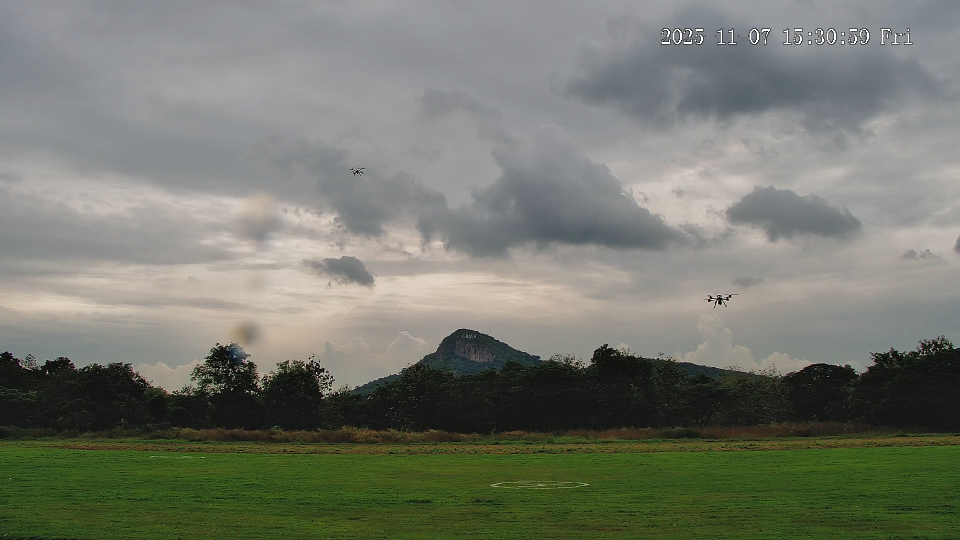
#> input picture P2_DATA_TEST/img_0003.jpg, 1920 x 1080 px (shown at 1/2 size)
$ python -i video_processing.py   (imports and definitions only)
#> lines starting #> are read from the running program, lines starting #| are printed output that depends on the picture; after the words box and inside, x2 and y2 are one past the last pixel; in counts of white or black regions, pixels touching at a corner belong together
import cv2
import numpy as np


class VideoProcessor:
    """Class สำหรับประมวลผลวิดีโอ"""

    # [182 lines left out: functions __init__, reset, process_frame, not called in this run]


def image_process_drone(img_path, CSV=False, visual=True, dil=False, DEBUG=False, bgr=(0,0,255), DETECT=False):
#> called with img_path = 'P2_DATA_TEST/img_0003.jpg', CSV = False, visual = True, dil = False, DEBUG = False, bgr = (0, 0, 255), DETECT = False
    vids_frame = []

    if not img_path:
        raise ValueError("No path")

    image = cv2.imread(img_path, cv2.IMREAD_COLOR)
#> image is the input picture: shape (1080, 1920, 3); mean B, G, R 109.1, 120.1, 116.6
    if image is None:
        print("Error + ", img_path)
        raise RuntimeError("No image")

    # Convert to grayscale
    img = cv2.cvtColor(image, cv2.COLOR_BGR2GRAY)
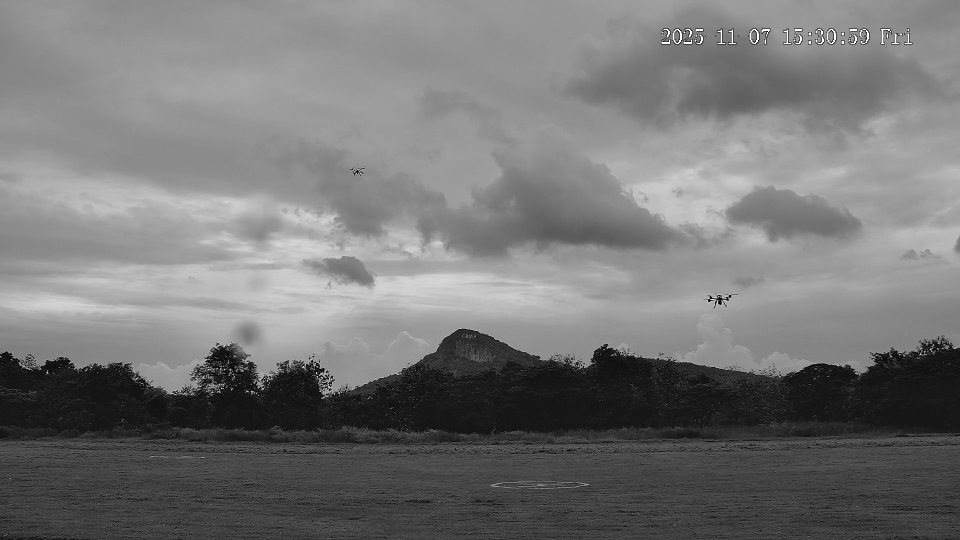
#> img: shape (1080, 1920) (shown at 1/2 size); min 0, max 255, mean 117.8

    ret1, th1 = cv2.threshold(img, 40, 255, cv2.THRESH_BINARY)
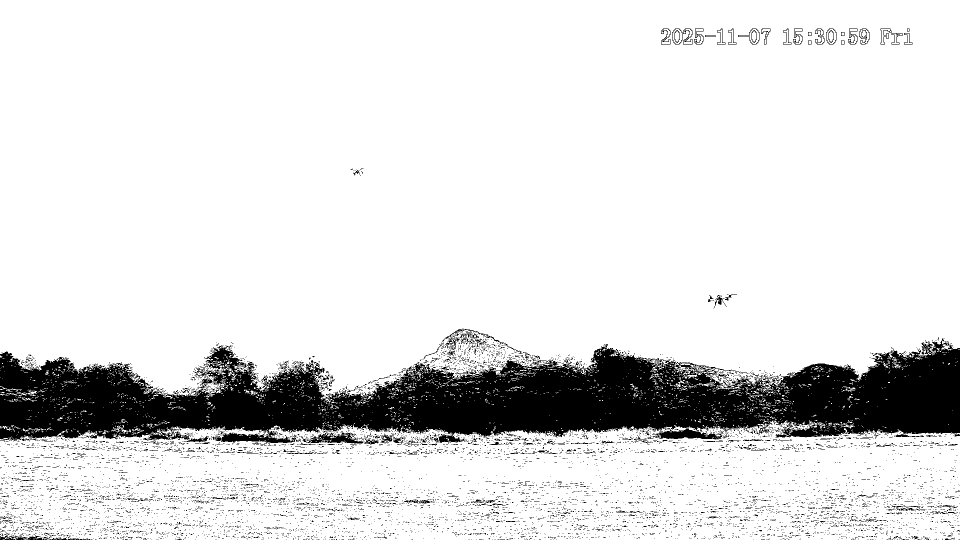
#> th1: shape (1080, 1920) (shown at 1/2 size); 87.2% white; 7779 black regions (7576 under 20 px), largest, box (x1, y1, x2, y2) and area: (0, 681, 1920, 886) 227998, (1304, 856, 1446, 879) 1673, (605, 862, 727, 887) 1353

    th1_inv = cv2.bitwise_not(th1)
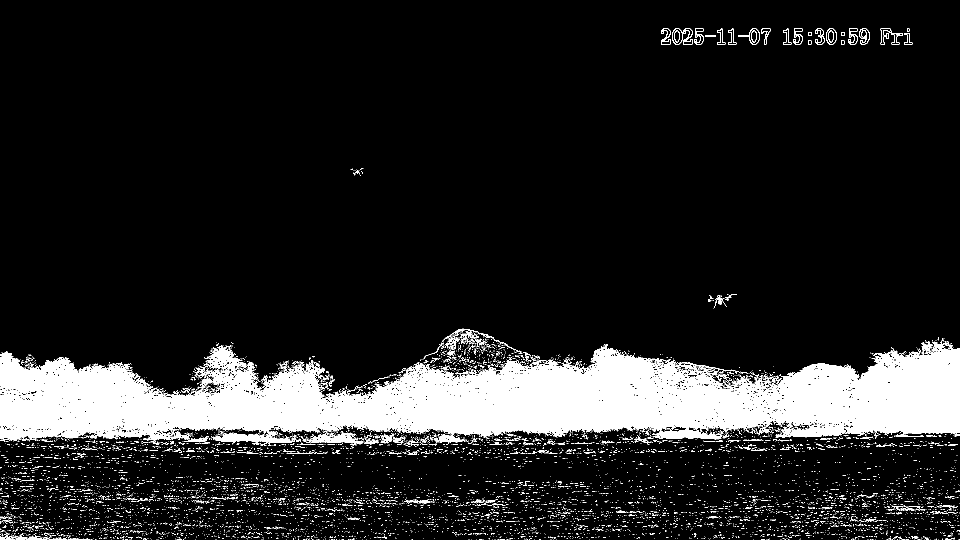
#> th1_inv: shape (1080, 1920) (shown at 1/2 size); 12.8% white; 7779 white regions (7576 under 20 px), largest, box (x1, y1, x2, y2) and area: (0, 681, 1920, 886) 227998, (1304, 856, 1446, 879) 1673, (605, 862, 727, 887) 1353

    kernel = np.ones((3,3), np.uint8)   # bigger kernel
    dilated_inv = cv2.dilate(th1_inv, kernel, iterations=3)
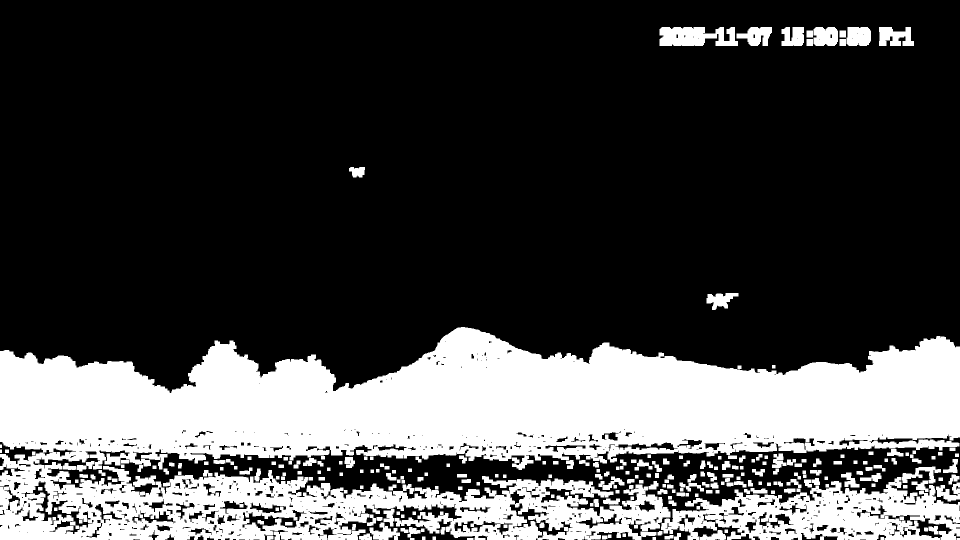
#> dilated_inv: shape (1080, 1920) (shown at 1/2 size); 27% white; 268 white regions

    dilated = dilated_inv
    if dil:
        cv2.imshow("Dilated Image", dilated)
        cv2.waitKey(0)

    # find contours
    contours, _ = cv2.findContours(dilated, cv2.RETR_EXTERNAL, cv2.CHAIN_APPROX_SIMPLE)
#> contours = 257 contours, 3 with area under 20; largest, box (x1, y1, x2, y2) and area: (0, 654, 1920, 1080) 492446, (1322, 954, 1920, 1080) 43552, (1319, 54, 1476, 92) 4471, (1758, 54, 1828, 92) 1822, (1693, 54, 1742, 92) 1638

    mask = np.zeros_like(img)

    drone_csv = []
    h, w = img.shape
#> h = 1080; w = 1920
    if contours:

        for c in contours:
            corner_x, corner_y, cw, ch = cv2.boundingRect(c)
            center_x = int(corner_x + (cw / 2))
            center_y = int(corner_y + (ch / 2))
            c_area = cw*ch

            label = f"x={corner_x}, y={corner_y}, w={cw}, h={ch} area={c_area}"
            if DEBUG:
                cv2.putText(image, label, (corner_x, max(15, corner_y - 10)), cv2.FONT_HERSHEY_SIMPLEX, 0.5, (0, 255, 0), 1, cv2.LINE_AA)

            y_threshold = int(0.35 * h)
            if c_area > 50 and corner_y < h - y_threshold:  # must bigger than 50 and higher than 30%
                if DEBUG:
                    cv2.line(image, (0, h-y_threshold), (w, h-y_threshold), (255, 0, 255), 1, cv2.LINE_AA)

                if corner_y > 500 and ch > 150:
                    continue

                if corner_x > 1300 and corner_y < 90:  # deals with the time label
                    continue

                cv2.drawContours(mask, [c], -1, 255, -1)
                # Draw red rectangle on original color image with 10% padding
                pad_w = int(0 * cw)
                pad_h = int(0 * ch)  # 5% padding
                if DETECT:
                    cv2.rectangle(image,
                                (corner_x - pad_w, corner_y - pad_h),
                                (corner_x + cw + pad_w, corner_y + ch + pad_h),
                                bgr, 2)  # BGR Red
                if DEBUG:
                    cv2.rectangle(image,
                            (center_x, center_y),
                            (center_x + cw, center_y + ch),
                            (255, 0, 0), 2)

                output = [img_path.split("/")[-1], center_x, center_y, cw, ch]
                if DEBUG:
                    print(output)
                drone_csv.append(output)
#> this loop made 257 passes
#> (corner_x, corner_y, cw, ch, center_x, center_y, c_area, pad_w) on passes 246 to 247: (1413, 586, 64, 34, 1445, 603, 2176, 0), (698, 334, 32, 21, 714, 344, 672, 0)
#> (c, corner_x, corner_y, cw, ch, center_x, center_y, c_area) on passes 1 to 6: ([[1914, 1076], [1914, 1079], [1919, 1079], [1919, 1076]], 1914, 1076, 6, 4, 1917, 1078, 24), ([[934, 1076], [934, 1079], [946, 1079], [946, 1076]], 934, 1076, 13, 4, 940, 1078, 52), ([[820, 1076], [820, 1079], [828, 1079], [828, 1076]], 820, 1076, 9, 4, 824, 1078, 36), ([[1761, 1074], [1761, 1079], [1767, 1079], [1767, 1074]], 1761, 1074, 7, 6, 1764, 1077, 42), ([[1305, 1074], [1305, 1079], [1311, 1079], [1311, 1074]], 1305, 1074, 7, 6, 1308, 1077, 42), ([[865, 1073], [865, 1079], [871, 1079], [871, 1073]], 865, 1073, 7, 7, 868, 1076, 49)
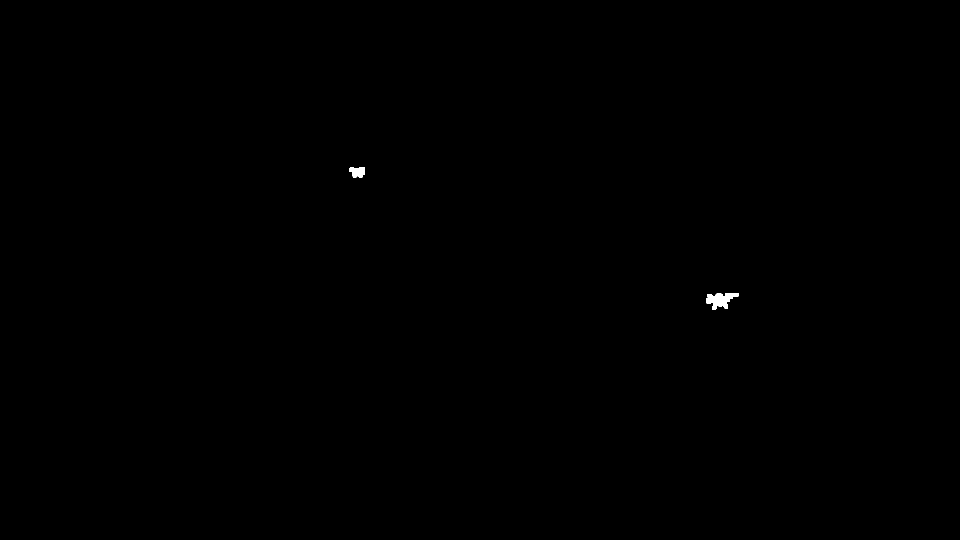
#> mask: shape (1080, 1920) (shown at 1/2 size); 0.08% white; 2 white regions, box (x1, y1, x2, y2) and area: (1413, 586, 1477, 620) 1236, (698, 334, 730, 355) 518
#> after the loop, drone_csv = [['img_0003.jpg', 1445, 603, 64, 34], ['img_0003.jpg', 714, 344, 32, 21]]

    if DEBUG:
        cv2.putText(image, str(img_path), (int(w/2), int(h-(h*0.05))), cv2.FONT_HERSHEY_SIMPLEX, 0.5, (255, 0, 255), 1, cv2.LINE_AA)

    if visual:
        cv2.imshow("Color Image with Rectangle", image)
        cv2.waitKey(0)
        cv2.destroyAllWindows()

    if contours and CSV:
        text = ""
        for row in drone_csv:
            text = text + ','.join(map(str, row)) + '\n'
        if dil:
            dilated_3ch = cv2.cvtColor(dilated, cv2.COLOR_GRAY2BGR)
            return dilated_3ch, text
        else:
            return image, text

    return image

>>> result = image_process_drone('P2_DATA_TEST/img_0003.jpg')
